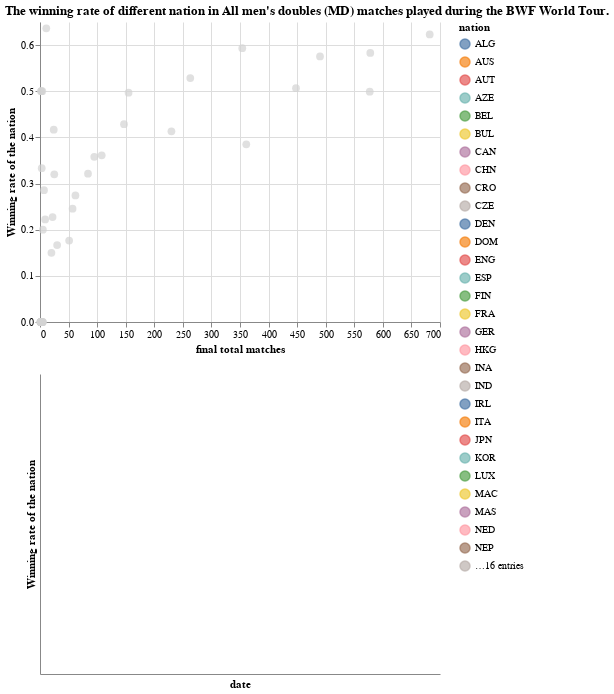

Notebook source saved alongside this figure:
### Markdown cell above
## 3. plot

### Code cell
#change color when selection
selection=alt.selection_interval(empty="none")

colorCondition=alt.condition(selection, "nation", alt.value("lightgray"))

#scatter plot
scatter_chart = alt.Chart(nation_data).mark_circle(filled = True, size = 60).transform_filter(
    alt.datum.final_day == 1
).encode(
    x=alt.X('total_matches:Q', title = "final total matches"),
    y=alt.Y('winning_rate:Q', title = "Winning rate of the nation"),
    color = alt.value("lightgray")
)

# line chart
line_chart = alt.Chart(nation_data).mark_line().encode(
    alt.Y('winning_rate:Q', title = "Winning rate of the nation"),
    alt.X('date:T'),
    alt.Color('nation:N')
)

# add selection to each component
scatter_chart = scatter_chart.add_selection(
    selection
).encode(
    color=colorCondition,
)

line_chart = line_chart.transform_filter(selection)


#Put all together
(scatter_chart & line_chart).configure_view(strokeWidth=0).properties(
    title = "The winning rate of different nation in All men's doubles (MD) matches played during the BWF World Tour."
)

### Figure 1 — Vega-Lite specification as saved in the notebook (floating-point values rounded to 4 significant figures; data arrays with more than 128 entries replaced by an {"elided": "..."} marker saying what was removed)
{"config": {"view": {"continuousWidth": 400, "continuousHeight": 300, "strokeWidth": 0}}, "vconcat": [{"mark": {"type": "circle", "filled": true, "size": 60}, "encoding": {"color": {"condition": {"field": "nation", "type": "nominal", "selection": "selector016"}, "value": "lightgray"}, "x": {"field": "total_matches", "title": "final total matches", "type": "quantitative"}, "y": {"field": "winning_rate", "title": "Winning rate of the nation", "type": "quantitative"}}, "selection": {"selector016": {"type": "interval", "empty": "none"}}, "transform": [{"filter": "(datum.final_day === 1)"}]}, {"mark": "line", "encoding": {"color": {"field": "nation", "type": "nominal"}, "x": {"field": "date", "type": "temporal"}, "y": {"field": "winning_rate", "title": "Winning rate of the nation", "type": "quantitative"}}, "transform": [{"filter": {"selection": "selector016"}}]}], "data": {"name": "data-ac45273e6f50d37732dd922473f5cbac"}, "title": "The winning rate of different nation in All men's doubles (MD) matches played during the BWF World Tour.", "$schema": "https://vega.github.io/schema/vega-lite/v4.17.0.json", "datasets": {"data-ac45273e6f50d37732dd922473f5cbac": {"elided": "4940 records"}}}
